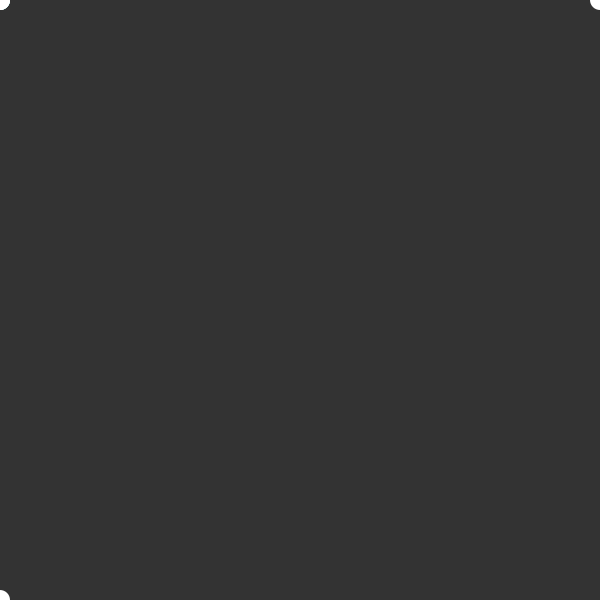
Frame 1 (no input)
Frame 60 (the mouse pressed at the canvas centre just before this capture): identical to frame 1, image omitted
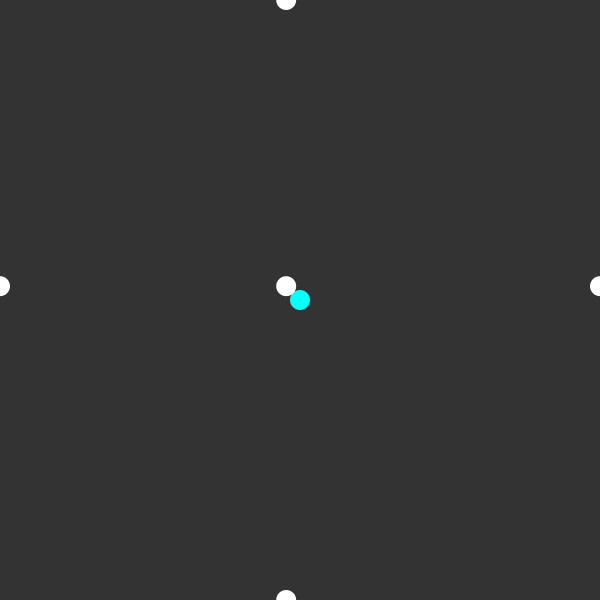
Frame 120 (the mouse held since frame 60 and released just before this capture)

The Processing sketch that drew these frames (run headless with seeded random() and noise(); from frame 60 on, the mouse is pressed at the canvas centre):

// Processing sketch: V1
// ── V1.pde
/**
 * Easing. 
 * 
 * Move the mouse across the screen and the symbol will follow.  
 * Between drawing each frame of the animation, the program
 * calculates the difference between the position of the 
 * symbol and the cursor. If the distance is larger than
 * 1 pixel, the symbol moves part of the distance (0.05) from its
 * current position toward the cursor. 
 */
 
float x;
float y;
float easing = 0.05;
color a = color(255, 255, 255);
color ba = color(0, 255, 255);
color be = color(255, 255, 0);


void setup() {
  //fullScreen();
  size(600,600);
  noStroke();  
  noCursor();
  
}


void draw() { 
  background(51);
    
    float targetX = mouseX;
    float dx = targetX - x;
    x += dx * 0.05;
    
    float targetY = mouseY;
    float dy = targetY - y;
    y += dy * 0.05;

    float tam_tela_angular = sqrt(sq(width)+sq(height));
    float distancia_percentil = (sqrt(sq(dx)+sq(dy)))/tam_tela_angular;
    color b = lerpColor(ba, be, distancia_percentil);

    fill(b);
    ellipse(mouseX,mouseY,20,20);
    fill(a);
    ellipse(x,y,20,20);
    ellipse(x,0,20,20);
    ellipse(0,y,20,20);
    ellipse(x,height,20,20);
    ellipse(width,y,20,20);
  
 
  /*
  //Tradução Simples: 
  x = x + ((mouseX-x)*0.05);
  y = y + ((mouseY-y)*0.05);
  println("x: "+x+" | "+"y: "+y);
  */
  


  println(tam_tela_angular);
  
}
